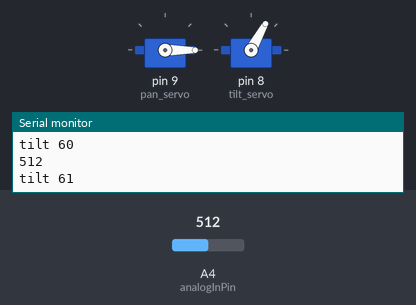
A sketch run on a simulated Arduino Uno, built with avr-gcc and run on an emulated ATmega328P. On the bench: 2 × servo, the last lines printed to the serial monitor. Inputs (shaded band) come from the test bench; at power-on: A4 (analogInPin) = 512.

Above: at 1.26 s.
1.3 s: A4 (analogInPin) set to 984
At 2.24 s:
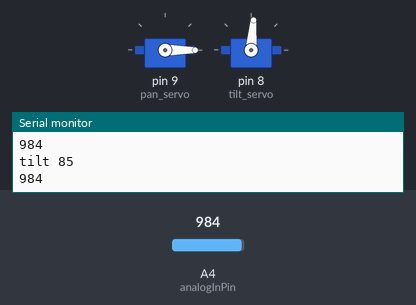
4.3 s: A4 (analogInPin) set to 1011
At 5.76 s:
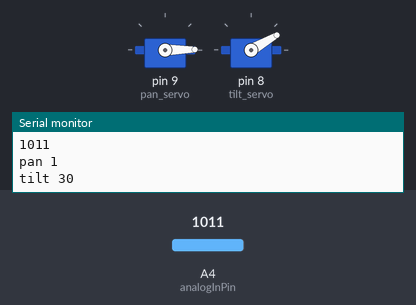
Timing chart, 0 to 13.3 s (numbered marks = the images above; inputs shaded):
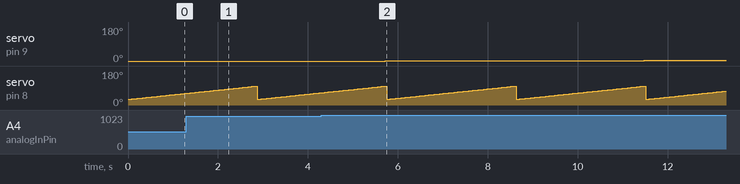

Measured:
- the behaviour switches between 999 and 1000 on A4 (analogInPin) (found by bisection; images 1 and 2)
- by itself, servo on pin 8 (tilt_servo): ramps from 30° to 99° and jumps back, once every 2.9 s

The sketch:

IR_sensor.ino.ino
```cpp
#include <Servo.h>
Servo pan_servo;
Servo tilt_servo;

const int analogInPin = A4;  // Analog input pin that the potentiometer is attached to
int pan_pos = 0;
int tilt_pos = 30;

int sensorValue = 0;        // value read from the pot

void setup() {
  // initialize serial communications at 9600 bps:
  pan_servo.attach(9);  // attaches the pan servo on pin 9 to the servo object
  tilt_servo.attach(8);  // attaches the tilt servo on pin 10 to the servo object
  Serial.begin(9600);
}

void loop() {
  // set servos to initial position
  pan_servo.write(pan_pos);
  tilt_servo.write(tilt_pos);
  Serial.println("starting");
  for(pan_pos = 0; pan_pos <= 45; pan_pos += 1){
    for(tilt_pos = 30; tilt_pos < 100; tilt_pos +=1){
       Serial.print("tilt ");
       Serial.println(tilt_pos);
       sensorValue = analogRead(analogInPin);
       Serial.println(sensorValue);
       tilt_servo.write(tilt_pos);
       delay(40);
    }
    Serial.print("pan ");
    Serial.println(pan_pos);
    pan_servo.write(pan_pos);
    delay(40);
  }
}
```
